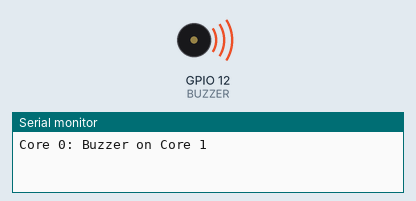
Bench run of a sketch on a simulated ESP32. On the bench: buzzer (waves = sounding), the last lines printed to the serial monitor.

Above: at 0.2 s.
At 5.42 s:
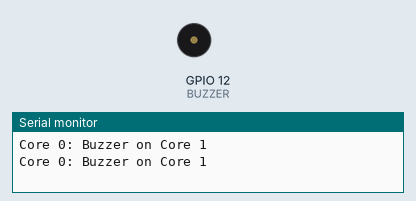
Timing chart, 0 to 5.7 s (numbered marks = the images above):
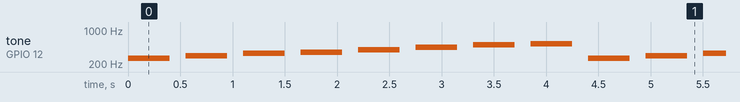

The sketch:

buzzer.ino
```cpp
#define BUZZER 12

TaskHandle_t buzzerTask;

void buzzerTaskCode(void *pvParameters) {
  pinMode(BUZZER, OUTPUT);
  int melody[] = {262, 294, 330, 349, 392, 440, 494, 523};
  int i = 0;
  for(;;) {
    tone(BUZZER, melody[i], 400);
    vTaskDelay(450 / portTICK_PERIOD_MS);
    noTone(BUZZER);
    i = (i + 1) % 8;
    vTaskDelay(100 / portTICK_PERIOD_MS);
  }
}

void setup() {
  Serial.begin(115200);
  xTaskCreatePinnedToCore(buzzerTaskCode, "Buzzer", 2048, NULL, 1, &buzzerTask, 1);
}

void loop() {
  Serial.println("Core 0: Buzzer on Core 1");
  vTaskDelay(3000 / portTICK_PERIOD_MS);
}
```

Measured:
- by itself, tone on GPIO 12 (BUZZER): repeats every 4.4 s: silent 0.15 s, 294 Hz 0.40 s, silent 0.15 s, 330 Hz 0.40 s, silent 0.15 s, 349 Hz 0.40 s, silent 0.15 s, 392 Hz 0.40 s, silent 0.15 s, 440 Hz 0.40 s, silent 0.15 s, 494 Hz 0.40 s, silent 0.15 s, 523 Hz 0.40 s, silent 0.15 s, 262 Hz 0.40 s
